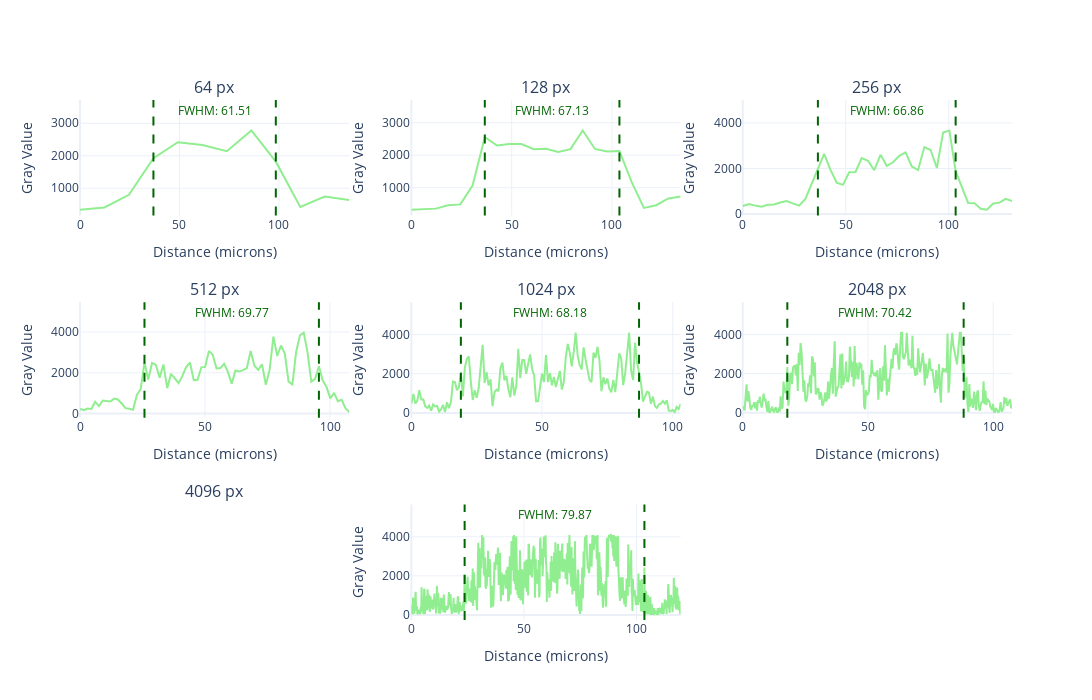

Write notebook code for a chart like this one.
### Code cell
from plotly.subplots import make_subplots

# Definisci le posizioni: (riga, colonna) per ciascun i_values
positions = [(1, 1), (1, 2), (1, 3), (2, 1), (2, 2), (2, 3), (3, 2)]

fig = make_subplots(
    rows=3,
    cols=3,
    subplot_titles=[f"{i} px" for i in i_values]
)

for idx, df in enumerate(dataframes):
    row, col = positions[idx]
    fig.add_trace(
        go.Scatter(
            x=df['Distance_(microns)'],
            y=df['Gray_Value'],
            mode='lines',
            name=f'CSV {i_values[idx]}',
            line=dict(color='lightgreen')
        ),
        row=row,
        col=col
    )
    # Calcola la FWHM per questo dataframe
    max_value = df['Gray_Value'].max()
    half_max = max_value / 2
    above_half_max = df[df['Gray_Value'] >= half_max]
    if not above_half_max.empty:
        x_min = above_half_max['Distance_(microns)'].min()
        x_max = above_half_max['Distance_(microns)'].max()
        fig.add_vline(
            x=x_min,
            line=dict(color='darkgreen', dash='dash'),
            row=row,
            col=col
        )
        fig.add_vline(
            x=x_max,
            line=dict(color='darkgreen', dash='dash'),
            row=row,
            col=col
        )
        fig.add_annotation(
            x=(x_min + x_max) / 2,
            y=max_value,
            text=f"FWHM: {x_max - x_min:.2f}",
            showarrow=False,
            yshift=20,
            font=dict(color='darkgreen', size=12),
            row=row,
            col=col
        )

fig.update_layout(
    height=700,
    width=1200,
    showlegend=False,
    template='plotly_white'
)
fig.update_xaxes(title_text="Distance (microns)")
fig.update_yaxes(title_text="Gray Value")
fig.show()

### Figure 1 — Plotly figure (JSON) as saved in the notebook; plotly's stock layout.template omitted (floating-point values rounded to 4 significant figures; data arrays with more than 128 entries replaced by an {"elided": "..."} marker saying what was removed)
{"data": [{"line": {"color": "lightgreen"}, "mode": "lines", "name": "CSV 64", "type": "scatter", "x": [0, 12.3, 24.6, 36.91, 49.21, 61.51, 73.81, 86.11, 98.41, 110.7, 123.0, 135.3], "xaxis": "x", "y": [338, 408.6, 799.1, 1927.0, 2415.0, 2330.0, 2141.0, 2777.0, 1819.0, 424.7, 744.2, 636.8], "yaxis": "y"}, {"line": {"color": "lightgreen"}, "mode": "lines", "name": "CSV 128", "type": "scatter", "x": [0, 6.102, 12.21, 18.31, 24.41, 30.51, 36.61, 42.72, 48.82, 54.92, 61.02, 67.13, 73.23, 79.33, 85.43, 91.53, 97.64, 103.7, 109.8, 115.9, 122.0, 128.2, 134.3], "xaxis": "x2", "y": [321.2, 337.0, 356.6, 458.6, 487.0, 1066.0, 2555.0, 2297.0, 2342.0, 2342.0, 2186.0, 2196.0, 2096.0, 2186.0, 2760.0, 2193.0, 2112.0, 2131.0, 1170.0, 379.9, 461.6, 670.9, 733], "yaxis": "y2"}, {"line": {"color": "lightgreen"}, "mode": "lines", "name": "CSV 256", "type": "scatter", "x": [0, 3.039, 6.078, 9.118, 12.16, 15.2, 18.23, 21.27, 24.31, 27.35, 30.39, 33.43, 36.47, 39.51, 42.55, 45.59, 48.63, 51.67, 54.71, 57.74, 60.78, 63.82, 66.86, 69.9, 72.94, 75.98, 79.02, 82.06, 85.1, 88.14, 91.18, 94.22, 97.25, 100.3, 103.3, 106.4, 109.4, 112.5, 115.5, 118.5, 121.6, 124.6, 127.6, 130.7], "xaxis": "x3", "y": [352, 441.4, 369.8, 317.4, 403.5, 421.6, 504.6, 571.0, 467.7, 366.7, 664.4, 1346.0, 1955.0, 2645.0, 1948.0, 1374.0, 1279.0, 1831.0, 1845.0, 2457.0, 2337.0, 1923.0, 2600.0, 2118.0, 2272.0, 2553.0, 2708.0, 2087.0, 1929.0, 2941.0, 2812.0, 2020.0, 3583.0, 3667.0, 1883.0, 1226.0, 487.1, 478.2, 232.1, 186.3, 459.8, 498.9, 668.8, 570], "yaxis": "y3"}, {"line": {"color": "lightgreen"}, "mode": "lines", "name": "CSV 512", "type": "scatter", "x": [0, 1.517, 3.033, 4.55, 6.067, 7.583, 9.1, 10.62, 12.13, 13.65, 15.17, 16.68, 18.2, 19.72, 21.23, 22.75, 24.27, 25.78, 27.3, 28.82, 30.33, 31.85, 33.37, 34.88, 36.4, 37.92, 39.43, 40.95, 42.47, 43.98, 45.5, 47.02, 48.53, 50.05, 51.57, 53.08, 54.6, 56.12, 57.63, 59.15, 60.66, 62.18, 63.7, 65.22, 66.73, 68.25, 69.77, 71.28, 72.8, 74.31, 75.83, 77.35, 78.86, 80.38, 81.9, 83.42, 84.93, 86.45, 87.97, 89.48, 91.0, 92.52, 94.03, 95.55, 97.06, 98.58, 100.1, 101.6, 103.1, 104.6, 106.2, 107.7], "xaxis": "x4", "y": [229, 170.7, 244.4, 226.3, 583.0, 367.5, 642.7, 626.4, 594.8, 733.7, 691.9, 492.4, 263.9, 235.1, 188.3, 910.6, 1193.0, 2518.0, 1673.0, 2481.0, 2400.0, 1765.0, 2408.0, 1247.0, 1953.0, 1723.0, 1492.0, 1848.0, 2284.0, 2503.0, 1641.0, 1658.0, 2270.0, 2291.0, 3078.0, 2890.0, 2211.0, 2234.0, 2446.0, 2048.0, 1469.0, 2115.0, 2061.0, 2133.0, 2235.0, 3072.0, 2351.0, 2140.0, 2421.0, 1414.0, 2142.0, 3772.0, 2826.0, 3338.0, 2949.0, 1566.0, 1433.0, 3029.0, 3836.0, 3969.0, 3008.0, 1565.0, 1701.0, 2322.0, 1629.0, 1309, 745.6, 1015, 604.2, 673.4, 261.0, 76], "yaxis": "y4"}, {"line": {"color": "lightgreen"}, "mode": "lines", "name": "CSV 1024", "type": "scatter", "x": {"elided": "137 float values"}, "xaxis": "x5", "y": {"elided": "137 int values"}, "yaxis": "y5"}, {"line": {"color": "lightgreen"}, "mode": "lines", "name": "CSV 2048", "type": "scatter", "x": {"elided": "285 float values"}, "xaxis": "x6", "y": {"elided": "285 int values"}, "yaxis": "y6"}, {"line": {"color": "lightgreen"}, "mode": "lines", "name": "CSV 4096", "type": "scatter", "x": {"elided": "633 float values"}, "xaxis": "x8", "y": {"elided": "633 float values"}, "yaxis": "y8"}], "layout": {"annotations": [{"font": {"size": 16}, "showarrow": false, "text": "64 px", "x": 0.1444, "xanchor": "center", "xref": "paper", "y": 1, "yanchor": "bottom", "yref": "paper"}, {"font": {"size": 16}, "showarrow": false, "text": "128 px", "x": 0.5, "xanchor": "center", "xref": "paper", "y": 1, "yanchor": "bottom", "yref": "paper"}, {"font": {"size": 16}, "showarrow": false, "text": "256 px", "x": 0.8556, "xanchor": "center", "xref": "paper", "y": 1, "yanchor": "bottom", "yref": "paper"}, {"font": {"size": 16}, "showarrow": false, "text": "512 px", "x": 0.1444, "xanchor": "center", "xref": "paper", "y": 0.6111, "yanchor": "bottom", "yref": "paper"}, {"font": {"size": 16}, "showarrow": false, "text": "1024 px", "x": 0.5, "xanchor": "center", "xref": "paper", "y": 0.6111, "yanchor": "bottom", "yref": "paper"}, {"font": {"size": 16}, "showarrow": false, "text": "2048 px", "x": 0.8556, "xanchor": "center", "xref": "paper", "y": 0.6111, "yanchor": "bottom", "yref": "paper"}, {"font": {"size": 16}, "showarrow": false, "text": "4096 px", "x": 0.1444, "xanchor": "center", "xref": "paper", "y": 0.2222, "yanchor": "bottom", "yref": "paper"}, {"font": {"color": "darkgreen", "size": 12}, "showarrow": false, "text": "FWHM: 61.51", "x": 67.66, "xref": "x", "y": 2777.0, "yref": "y", "yshift": 20}, {"font": {"color": "darkgreen", "size": 12}, "showarrow": false, "text": "FWHM: 67.13", "x": 70.18, "xref": "x2", "y": 2760.0, "yref": "y2", "yshift": 20}, {"font": {"color": "darkgreen", "size": 12}, "showarrow": false, "text": "FWHM: 66.86", "x": 69.9, "xref": "x3", "y": 3667.0, "yref": "y3", "yshift": 20}, {"font": {"color": "darkgreen", "size": 12}, "showarrow": false, "text": "FWHM: 69.77", "x": 60.67, "xref": "x4", "y": 3969.0, "yref": "y4", "yshift": 20}, {"font": {"color": "darkgreen", "size": 12}, "showarrow": false, "text": "FWHM: 68.18", "x": 53.03, "xref": "x5", "y": 4095, "yref": "y5", "yshift": 20}, {"font": {"color": "darkgreen", "size": 12}, "showarrow": false, "text": "FWHM: 70.42", "x": 53.0, "xref": "x6", "y": 4095, "yref": "y6", "yshift": 20}, {"font": {"color": "darkgreen", "size": 12}, "showarrow": false, "text": "FWHM: 79.87", "x": 63.59, "xref": "x8", "y": 4095, "yref": "y8", "yshift": 20}], "height": 700, "shapes": [{"line": {"color": "darkgreen", "dash": "dash"}, "type": "line", "x0": 36.91, "x1": 36.91, "xref": "x", "y0": 0, "y1": 1, "yref": "y domain"}, {"line": {"color": "darkgreen", "dash": "dash"}, "type": "line", "x0": 98.41, "x1": 98.41, "xref": "x", "y0": 0, "y1": 1, "yref": "y domain"}, {"line": {"color": "darkgreen", "dash": "dash"}, "type": "line", "x0": 36.61, "x1": 36.61, "xref": "x2", "y0": 0, "y1": 1, "yref": "y2 domain"}, {"line": {"color": "darkgreen", "dash": "dash"}, "type": "line", "x0": 103.7, "x1": 103.7, "xref": "x2", "y0": 0, "y1": 1, "yref": "y2 domain"}, {"line": {"color": "darkgreen", "dash": "dash"}, "type": "line", "x0": 36.47, "x1": 36.47, "xref": "x3", "y0": 0, "y1": 1, "yref": "y3 domain"}, {"line": {"color": "darkgreen", "dash": "dash"}, "type": "line", "x0": 103.3, "x1": 103.3, "xref": "x3", "y0": 0, "y1": 1, "yref": "y3 domain"}, {"line": {"color": "darkgreen", "dash": "dash"}, "type": "line", "x0": 25.78, "x1": 25.78, "xref": "x4", "y0": 0, "y1": 1, "yref": "y4 domain"}, {"line": {"color": "darkgreen", "dash": "dash"}, "type": "line", "x0": 95.55, "x1": 95.55, "xref": "x4", "y0": 0, "y1": 1, "yref": "y4 domain"}, {"line": {"color": "darkgreen", "dash": "dash"}, "type": "line", "x0": 18.94, "x1": 18.94, "xref": "x5", "y0": 0, "y1": 1, "yref": "y5 domain"}, {"line": {"color": "darkgreen", "dash": "dash"}, "type": "line", "x0": 87.12, "x1": 87.12, "xref": "x5", "y0": 0, "y1": 1, "yref": "y5 domain"}, {"line": {"color": "darkgreen", "dash": "dash"}, "type": "line", "x0": 17.79, "x1": 17.79, "xref": "x6", "y0": 0, "y1": 1, "yref": "y6 domain"}, {"line": {"color": "darkgreen", "dash": "dash"}, "type": "line", "x0": 88.21, "x1": 88.21, "xref": "x6", "y0": 0, "y1": 1, "yref": "y6 domain"}, {"line": {"color": "darkgreen", "dash": "dash"}, "type": "line", "x0": 23.66, "x1": 23.66, "xref": "x8", "y0": 0, "y1": 1, "yref": "y8 domain"}, {"line": {"color": "darkgreen", "dash": "dash"}, "type": "line", "x0": 103.5, "x1": 103.5, "xref": "x8", "y0": 0, "y1": 1, "yref": "y8 domain"}], "showlegend": false, "width": 1200, "xaxis": {"anchor": "y", "domain": [0, 0.2889], "title": {"text": "Distance (microns)"}}, "xaxis2": {"anchor": "y2", "domain": [0.3556, 0.6444], "title": {"text": "Distance (microns)"}}, "xaxis3": {"anchor": "y3", "domain": [0.7111, 1], "title": {"text": "Distance (microns)"}}, "xaxis4": {"anchor": "y4", "domain": [0, 0.2889], "title": {"text": "Distance (microns)"}}, "xaxis5": {"anchor": "y5", "domain": [0.3556, 0.6444], "title": {"text": "Distance (microns)"}}, "xaxis6": {"anchor": "y6", "domain": [0.7111, 1], "title": {"text": "Distance (microns)"}}, "xaxis7": {"anchor": "y7", "domain": [0, 0.2889], "title": {"text": "Distance (microns)"}}, "xaxis8": {"anchor": "y8", "domain": [0.3556, 0.6444], "title": {"text": "Distance (microns)"}}, "xaxis9": {"anchor": "y9", "domain": [0.7111, 1], "title": {"text": "Distance (microns)"}}, "yaxis": {"anchor": "x", "domain": [0.7778, 1], "title": {"text": "Gray Value"}}, "yaxis2": {"anchor": "x2", "domain": [0.7778, 1], "title": {"text": "Gray Value"}}, "yaxis3": {"anchor": "x3", "domain": [0.7778, 1], "title": {"text": "Gray Value"}}, "yaxis4": {"anchor": "x4", "domain": [0.3889, 0.6111], "title": {"text": "Gray Value"}}, "yaxis5": {"anchor": "x5", "domain": [0.3889, 0.6111], "title": {"text": "Gray Value"}}, "yaxis6": {"anchor": "x6", "domain": [0.3889, 0.6111], "title": {"text": "Gray Value"}}, "yaxis7": {"anchor": "x7", "domain": [0, 0.2222], "title": {"text": "Gray Value"}}, "yaxis8": {"anchor": "x8", "domain": [0, 0.2222], "title": {"text": "Gray Value"}}, "yaxis9": {"anchor": "x9", "domain": [0, 0.2222], "title": {"text": "Gray Value"}}}}
